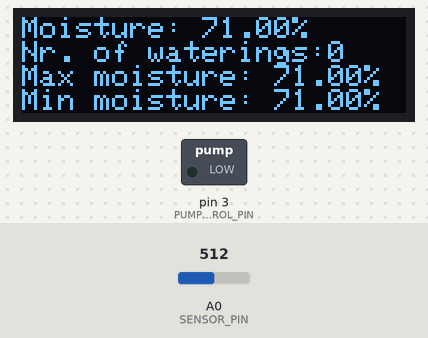
Recording of a sketch running on a simulated Arduino Uno, built with avr-gcc and run on an emulated ATmega328P. On the bench: 128×32 one-colour display, switched loads named in the sketch (green lamp = pin HIGH). Inputs (shaded band) come from the test bench; at power-on: A0 (SENSOR_PIN) = 512. The display library's start-up logo is not drawn; pins used as bus, display or sensor lines are not drawn; what the sketch prints to the serial monitor is not drawn.

Above: at 1.3 s.

The sketch:

plantCare.ino
```cpp
#include <SPI.h>
#include <Wire.h>
#include <Adafruit_GFX.h>
#include <Adafruit_SSD1306.h>

// Declaration for an SSD1306 display connected to I2C (SDA, SCL pins)
#define OLED_RESET     4 // Reset pin # (or -1 if sharing Arduino reset pin)
#define SCREEN_WIDTH 128 // OLED display width, in pixels
#define SCREEN_HEIGHT 32 // OLED display height, in pixels
#define ADC_MAX 1023  // Max value for 10 bit ADC
#define ADC_MIN 300 // minimum value of ADC, when moisture is 100%
#define SAMPLES_PER_MEASUREMENT 100.0 // Samples per measurement
#define SENSOR_PIN A0  // Analog input
#define SENSOR_POWER_PIN 2 // Powerpin for moisture sensor
#define PUMP_CONTROL_PIN 3 // Control pin for the pump
#define PUMP_PWM_VALUE 150 // 255 is max
#define WATERING_TIME 3 //seconds
#define TIME_BETWEEN_WATERING 1UL //min
#define WATERING_THRESHOLD 50  // Percent moisture in soild

Adafruit_SSD1306 display(SCREEN_WIDTH, SCREEN_HEIGHT, &Wire, OLED_RESET);
float sensor_value = 0;
int number_of_waterings = 0;
float max_moisture_value = 0;
float min_moisture_value = 100;

void setupDisplay() {
  // SSD1306_SWITCHCAPVCC = generate display voltage from 3.3V internally
  if(!display.begin(SSD1306_SWITCHCAPVCC, 0x3C)) { // Address 0x3C for 128x32
    Serial.println(F("SSD1306 allocation failed"));
    for(;;); // Don't proceed, loop forever
  }
  // Show initial display buffer contents on the screen --
  // the library initializes this with an Adafruit splash screen.
  display.display();
  delay(1000); // Pause for 1 seconds
  display.clearDisplay();
  display.setTextSize(1);
  display.setTextColor(SSD1306_WHITE);
}

void updateDisplay(String msg) {
    Serial.println("ClearDisplay!");
    display.clearDisplay();
    display.setCursor(0, 0);
    display.println(msg);
    display.display();
}

void updateMaxMoisture(float current_value) {
  if(current_value > max_moisture_value) {
    max_moisture_value = current_value;
  }
}

void updateMinMoisture(float current_value) {
  if(current_value < min_moisture_value) {
    min_moisture_value = current_value;
  }
}

void setup() {
 Serial.begin(9600);
 pinMode(SENSOR_POWER_PIN, OUTPUT);
 // Set PWM frequency and the PWM pin as output
 //TCCR2B = TCCR2B & B11111000 | B00000001; // for PWM frequency of 31372.55 Hz
 pinMode(PUMP_CONTROL_PIN, OUTPUT);
 setupDisplay();
}

void loop() {
 digitalWrite(SENSOR_POWER_PIN, HIGH);
 delay(30);
 int i = 0;
 sensor_value = 0;
 for (int i = 0; i < SAMPLES_PER_MEASUREMENT; i++)
 {
   sensor_value = sensor_value + analogRead(SENSOR_PIN);
   delay(1);
 }
 sensor_value = map(sensor_value/SAMPLES_PER_MEASUREMENT, ADC_MIN, ADC_MAX, 100, 0);
 Serial.println(sensor_value);
 updateMaxMoisture(sensor_value);
 updateMinMoisture(sensor_value);
 updateDisplay("Moisture: " + String(sensor_value) + "%\n"
                + "Nr. of waterings:" + String(number_of_waterings) + "\n"
                + "Max moisture: " + String(max_moisture_value) + "%\n"
                + "Min moisture: " + String(min_moisture_value) + "%");
 digitalWrite(SENSOR_POWER_PIN, LOW);
 if(sensor_value <= WATERING_THRESHOLD and i == 60)
 {
  analogWrite(PUMP_CONTROL_PIN, PUMP_PWM_VALUE);
  delay(WATERING_TIME*1000);
  digitalWrite(PUMP_CONTROL_PIN, LOW);
  number_of_waterings++;
  i = 0;
 }
 i = i+1;
 delay(TIME_BETWEEN_WATERING * 1000UL * 60UL);
 //delay(10000);
}
```
